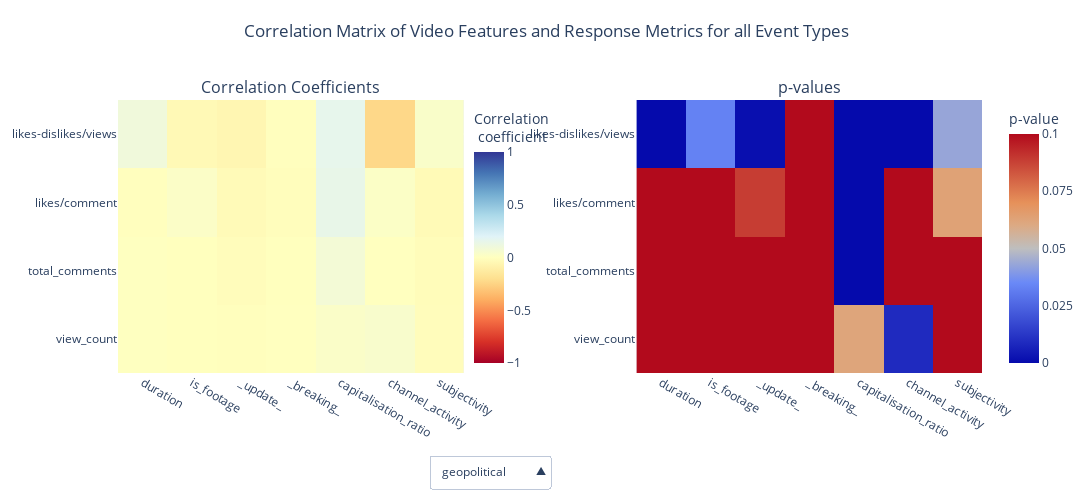

The code cell stored with this chart in its notebook:
### Code cell
from src.utils.analysis_tools import plot_correlation_for_groups_of_events

#plot the correlation matrix for all event groupings
fig = plot_correlation_for_groups_of_events(correlations, pvalues, features, metrics, list_of_event_groupings, title = 'Correlation Matrix of Video Features and Response Metrics for all Event Types')

### Figure 1 — Plotly figure (JSON) as saved in the notebook; plotly's stock layout.template omitted (floating-point values rounded to 4 significant figures)
{"data": [{"colorbar": {"title": {"text": "Correlation <br> coefficient"}, "x": 0.4}, "colorscale": [[0, "rgb(165,0,38)"], [0.1, "rgb(215,48,39)"], [0.2, "rgb(244,109,67)"], [0.3, "rgb(253,174,97)"], [0.4, "rgb(254,224,144)"], [0.5, "rgb(255,255,191)"], [0.6, "rgb(224,243,248)"], [0.7, "rgb(171,217,233)"], [0.8, "rgb(116,173,209)"], [0.9, "rgb(69,117,180)"], [1, "rgb(49,54,149)"]], "hovertemplate": " Response metric : %{y}<br> Feature : %{x}<br> Corelation coefficient: %{z:.2f}<extra></extra>", "type": "heatmap", "visible": true, "x": ["duration", "is_footage", "_update_", "_breaking_", "capitalisation_ratio", "channel_activity", "subjectivity"], "xaxis": "x", "y": ["view_count", "total_comments", "likes/comment", "likes-dislikes/views"], "yaxis": "y", "z": [[0.003994, -0.002394, -0.007861, -0.0009966, 0.03295, 0.0462, -0.01701], [0.00425, -0.002464, -0.01638, -0.0025, 0.08058, -0.001547, -0.01936], [-0.004764, 0.02764, -0.03007, -0.01481, 0.1452, 0.02491, -0.0328], [0.09748, -0.03767, -0.05672, -0.003859, 0.1576, -0.2313, 0.03573]], "zmax": 1, "zmid": 0, "zmin": -1}, {"colorbar": {"tickvals": [0, 0.025, 0.05, 0.075, 0.1], "title": {"text": "p-value"}}, "colorscale": [[0, "rgb(250, 50, 50)"], [0, "rgb(250, 170, 90)"], [0.001, "rgb(250, 250, 0)"], [0.01, "rgb(160, 200, 250)"], [0.1, "rgb(50, 50, 250)"]], "customdata": [[false, false, false, false, false, true, false], [false, false, false, false, true, false, false], [false, false, false, false, true, false, false], [true, true, true, false, true, true, true]], "hovertemplate": "Response metric : %{y}<br>Feature : %{x}<br><b>p-value : %{z:.2f}</b><br><b>Significant : %{customdata}</b> <extra></extra>", "showlegend": false, "type": "heatmap", "visible": true, "x": ["duration", "is_footage", "_update_", "_breaking_", "capitalisation_ratio", "channel_activity", "subjectivity"], "xaxis": "x2", "y": ["view_count", "total_comments", "likes/comment", "likes-dislikes/views"], "yaxis": "y2", "z": [[0.8212, 0.8922, 0.6564, 0.955, 0.06213, 0.008882, 0.3357], [0.8099, 0.8891, 0.354, 0.8875, 4.916e-06, 0.9302, 0.273], [0.7874, 0.1177, 0.08869, 0.4018, 1.428e-16, 0.1586, 0.06328], [3.191e-08, 0.03294, 0.001314, 0.8271, 2.855e-19, 3.464e-40, 0.04305]], "zmax": 0.1, "zmid": 0.05, "zmin": 0}, {"colorbar": {"title": {"text": "Correlation <br> coefficient"}, "x": 0.4}, "colorscale": [[0, "rgb(165,0,38)"], [0.1, "rgb(215,48,39)"], [0.2, "rgb(244,109,67)"], [0.3, "rgb(253,174,97)"], [0.4, "rgb(254,224,144)"], [0.5, "rgb(255,255,191)"], [0.6, "rgb(224,243,248)"], [0.7, "rgb(171,217,233)"], [0.8, "rgb(116,173,209)"], [0.9, "rgb(69,117,180)"], [1, "rgb(49,54,149)"]], "hovertemplate": " Response metric : %{y}<br> Feature : %{x}<br> Corelation coefficient: %{z:.2f}<extra></extra>", "type": "heatmap", "visible": false, "x": ["duration", "is_footage", "_update_", "_breaking_", "capitalisation_ratio", "channel_activity", "subjectivity"], "xaxis": "x", "y": ["view_count", "total_comments", "likes/comment", "likes-dislikes/views"], "yaxis": "y", "z": [[0.03128, -0.004149, -0.003598, 0.0003915, 0.03636, -0.05239, -0.005374], [0.006211, 0.0003271, -0.01667, 0.03902, 0.1004, -0.1306, -0.006016], [0.009842, 0.00479, -0.00907, 0.09654, 0.2485, -0.2757, 0.02657], [-0.007854, -0.01382, -0.01011, 0.08721, 0.1625, -0.1873, 0.05508]], "zmax": 1, "zmid": 0, "zmin": -1}, {"colorbar": {"tickvals": [0, 0.025, 0.05, 0.075, 0.1], "title": {"text": "p-value"}}, "colorscale": [[0, "rgb(250, 50, 50)"], [0, "rgb(250, 170, 90)"], [0.001, "rgb(250, 250, 0)"], [0.01, "rgb(160, 200, 250)"], [0.1, "rgb(50, 50, 250)"]], "customdata": [[true, false, false, false, true, true, false], [false, false, false, true, true, true, false], [false, false, false, true, true, true, true], [false, false, false, true, true, true, true]], "hovertemplate": "Response metric : %{y}<br>Feature : %{x}<br><b>p-value : %{z:.2f}</b><br><b>Significant : %{customdata}</b> <extra></extra>", "showlegend": false, "type": "heatmap", "visible": false, "x": ["duration", "is_footage", "_update_", "_breaking_", "capitalisation_ratio", "channel_activity", "subjectivity"], "xaxis": "x2", "y": ["view_count", "total_comments", "likes/comment", "likes-dislikes/views"], "yaxis": "y2", "z": [[0.003559, 0.6991, 0.7375, 0.9709, 0.0007021, 1.037e-06, 0.6166], [0.5629, 0.9757, 0.1203, 0.0002767, 6.538e-21, 2.421e-34, 0.5752], [0.3592, 0.6554, 0.3981, 1.972e-19, 2.86e-122, 3.465e-151, 0.0133], [0.4644, 0.1979, 0.3464, 3.947e-16, 2.064e-52, 2.111e-69, 2.817e-07]], "zmax": 0.1, "zmid": 0.05, "zmin": 0}], "layout": {"annotations": [{"font": {"size": 16}, "showarrow": false, "text": "Correlation Coefficients", "x": 0.2, "xanchor": "center", "xref": "paper", "y": 1, "yanchor": "bottom", "yref": "paper"}, {"font": {"size": 16}, "showarrow": false, "text": "p-values", "x": 0.8, "xanchor": "center", "xref": "paper", "y": 1, "yanchor": "bottom", "yref": "paper"}], "autosize": false, "height": 500, "title": {"text": "Correlation Matrix of Video Features and Response Metrics for all Event Types", "x": 0.5, "y": 0.95}, "updatemenus": [{"buttons": [{"args": [{"visible": [true, true, false, false]}], "label": "geopolitical", "method": "update"}, {"args": [{"visible": [false, false, true, true]}], "label": "environmental", "method": "update"}], "direction": "up", "showactive": true, "type": "dropdown", "x": 0.5, "xanchor": "right", "y": -0.3, "yanchor": "top"}], "width": 1400, "xaxis": {"anchor": "y", "domain": [0, 0.4]}, "xaxis2": {"anchor": "y2", "domain": [0.6, 1]}, "yaxis": {"anchor": "x", "domain": [0, 1]}, "yaxis2": {"anchor": "x2", "domain": [0, 1]}}}
